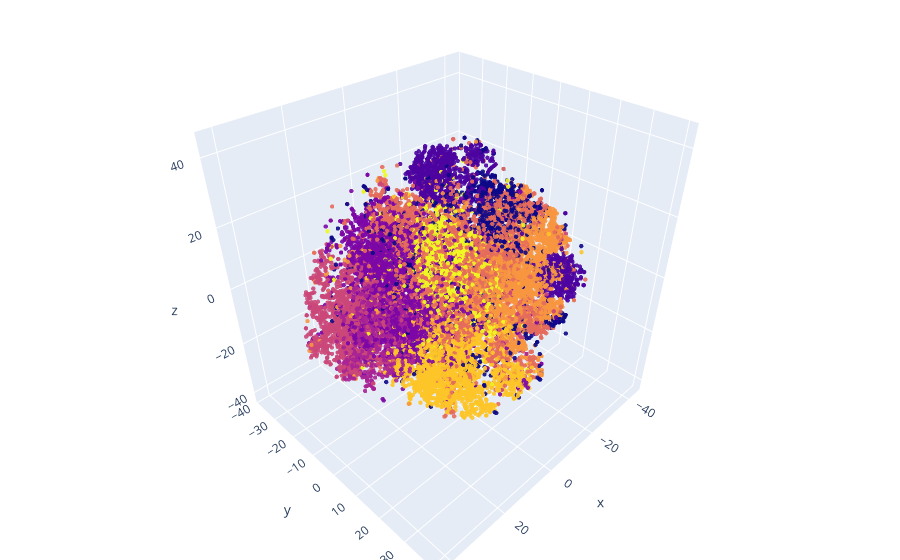

Notebook cell for this chart:
### Code cell
import plotly.graph_objs as go
import plotly.offline as pyo


pyo.init_notebook_mode(connected=True)

trace = go.Scatter3d(
    x=tsne_embeddings[:, 0], 
    y=tsne_embeddings[:, 1],
    z=tsne_embeddings[:, 2], 
    mode='markers',     
    marker={
        'size': 1.5,
        'opacity': 0.9,
        'color':topic_df["CLUSTER"].values
    },
    text=topic_df["CLUSTER"].values,
)

layout = go.Layout(
    margin={'l': 0, 'r': 0, 'b': 0, 't': 0}
)

data = [trace]
plot_figure = go.Figure(data=data, layout=layout)
pyo.iplot(plot_figure)

### Figure 1 — Plotly figure (JSON) as saved in the notebook; plotly's stock layout.template omitted (floating-point values rounded to 4 significant figures; data arrays with more than 128 entries replaced by an {"elided": "..."} marker saying what was removed)
{"data": [{"marker": {"color": {"elided": "20317 int values"}, "opacity": 0.9, "size": 1.5}, "mode": "markers", "text": {"elided": "20317 float values"}, "type": "scatter3d", "x": {"elided": "20317 float values"}, "y": {"elided": "20317 float values"}, "z": {"elided": "20317 float values"}}], "layout": {"margin": {"b": 0, "l": 0, "r": 0, "t": 0}}}
